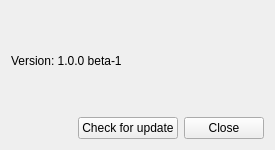
<?xml version="1.0" encoding="UTF-8"?>
<ui version="4.0">
 <class>Form</class>
 <widget class="QWidget" name="Form">
  <property name="geometry">
   <rect>
    <x>0</x>
    <y>0</y>
    <width>275</width>
    <height>150</height>
   </rect>
  </property>
  <property name="windowTitle">
   <string>Form</string>
  </property>
  <layout class="QVBoxLayout" name="verticalLayout">
   <item>
    <widget class="QLabel" name="label">
     <property name="text">
      <string>Version: 1.0.0 beta-1</string>
     </property>
    </widget>
   </item>
   <item>
    <layout class="QHBoxLayout" name="horizontalLayout">
     <item>
      <spacer name="horizontalSpacer">
       <property name="orientation">
        <enum>Qt::Horizontal</enum>
       </property>
       <property name="sizeHint" stdset="0">
        <size>
         <width>40</width>
         <height>20</height>
        </size>
       </property>
      </spacer>
     </item>
     <item>
      <widget class="QPushButton" name="checkUpdateBtn">
       <property name="text">
        <string>Check for update</string>
       </property>
      </widget>
     </item>
     <item>
      <widget class="QPushButton" name="closeBtn">
       <property name="text">
        <string>Close</string>
       </property>
      </widget>
     </item>
    </layout>
   </item>
  </layout>
 </widget>
 <resources/>
 <connections/>
</ui>
